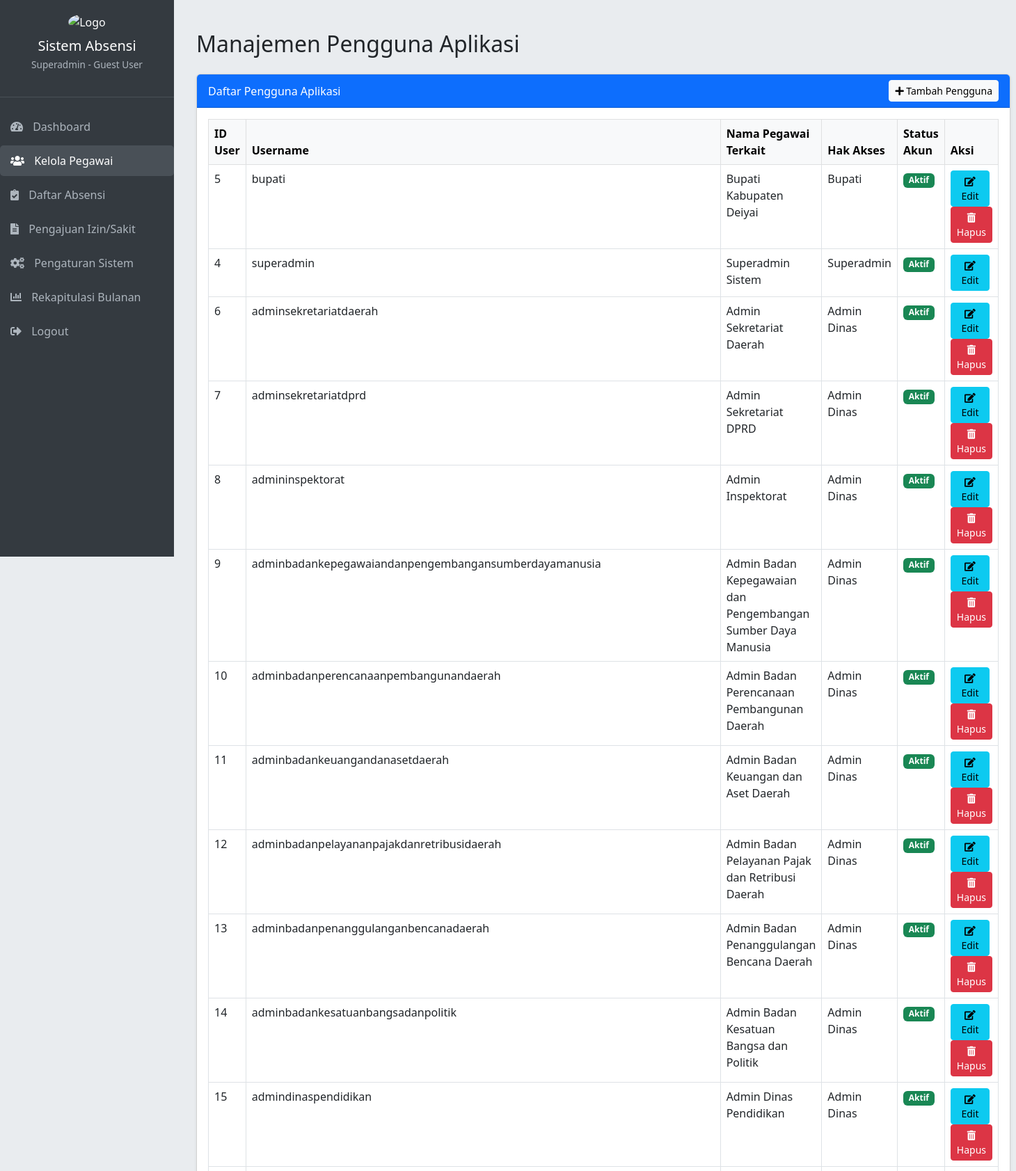
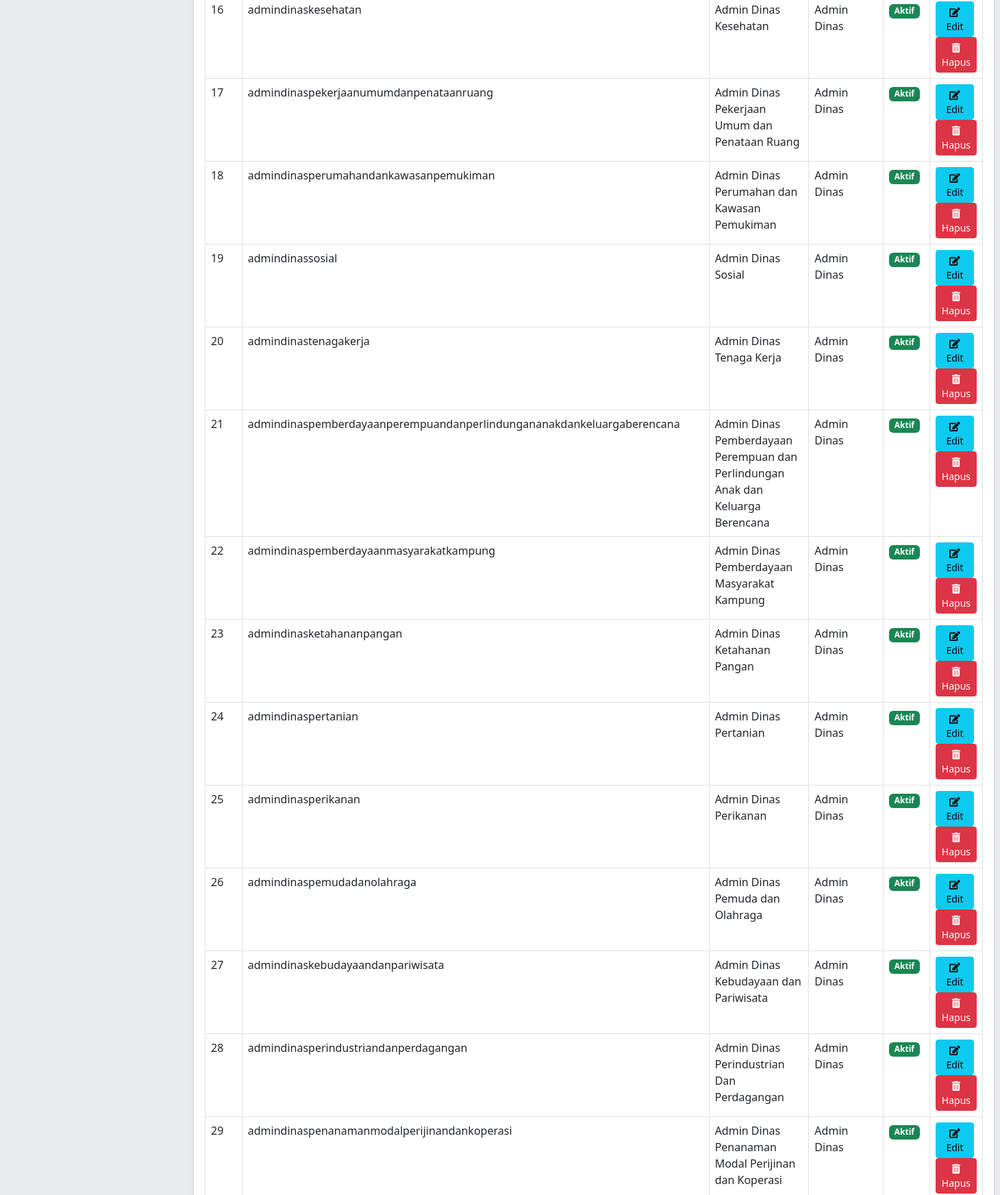
Screenshot of /admin/manage_users.php (signed in, upper part) with the database file from the repository (2 pictures, top to bottom).
### tables this page shows
CREATE TABLE `users` (
  `id_user` int(11) NOT NULL,
  `id_pegawai` int(11) NOT NULL,
  `username` varchar(100) NOT NULL,
  `password` varchar(255) NOT NULL,
  `hak_akses` enum('Superadmin','Admin Dinas','Bendahara Dinas','Bupati','Pegawai') NOT NULL,
  `status_akun` enum('Aktif','Nonaktif','Blokir') DEFAULT 'Aktif',
  `created_at` timestamp NOT NULL DEFAULT current_timestamp(),
  `updated_at` timestamp NOT NULL DEFAULT current_timestamp() ON UPDATE current_timestamp(),
  `id_dinas_terkait` int(11) DEFAULT NULL
);

CREATE TABLE `pegawai` (
  `id_pegawai` int(11) NOT NULL,
  `nip` varchar(50) NOT NULL,
  `nama` varchar(255) NOT NULL,
  `pangkat` varchar(100) DEFAULT NULL,
  `golongan` varchar(50) DEFAULT NULL,
  `jabatan` varchar(255) DEFAULT NULL,
  `dinas` varchar(255) NOT NULL,
  `status_kepegawaian` enum('PNS','PPPK','Honor') NOT NULL DEFAULT 'PNS',
  `id_dinas` int(11) DEFAULT NULL
);

### admin/manage_users.php (the view, shortened to what this page needs)
<?php
require_once __DIR__ . "/../includes/header.php";
$id_user_login = $_SESSION["id_user"];
$users = [];
$sql = "SELECT u.id_user, u.id_pegawai, u.username, u.hak_akses, u.status_akun, p.nama AS nama_pegawai
        FROM users u
        LEFT JOIN pegawai p ON u.id_pegawai = p.id_pegawai";
if ($result = $mysqli->query($sql)) {
    while ($row = $result->fetch_assoc()) {
        $users[] = $row;
    }
} else {
    $message = "Gagal mengambil data pengguna: " . $mysqli->error;
    $message_type = "danger";
}
?>
<div class="container-fluid py-4">
    <h2 class="mb-4">Manajemen Pengguna Aplikasi</h2>
    <div class="card shadow-sm mb-4">
        <div class="card-header bg-primary text-white d-flex justify-content-between align-items-center">
            Daftar Pengguna Aplikasi
            <button type="button" class="btn btn-light btn-sm" data-bs-toggle="modal" data-bs-target="#modalAddEditUser" data-action="add">
                <i class="fas fa-plus"></i> Tambah Pengguna
            </button>
        </div>
        <div class="card-body">
            <div class="table-responsive">
                <table class="table table-bordered table-hover" id="usersTable">
                    <thead class="table-light">
                        <tr>
                            <th>ID User</th>
                            <th>Username</th>
                            <th>Nama Pegawai Terkait</th>
                            <th>Hak Akses</th>
                            <th>Status Akun</th>
                            <th>Aksi</th>
                        </tr>
                    </thead>
                    <tbody>
                        <?php if (empty($users)): ?>
                            <tr>
                                <td colspan="6" class="text-center">Tidak ada pengguna ditemukan.</td>
                            </tr>
                        <?php else: ?>
                            <?php foreach ($users as $user): ?>
                                <tr>
                                    <td><?php echo htmlspecialchars($user['id_user']); ?></td>
                                    <td><?php echo htmlspecialchars($user['username']); ?></td>
                                    <td><?php echo htmlspecialchars($user['nama_pegawai'] ?? '-'); ?></td>
                                    <td><?php echo htmlspecialchars($user['hak_akses']); ?></td>
                                    <td>
                                        <span class="badge bg-<?php echo ($user['status_akun'] === 'Aktif') ? 'success' : 'danger'; ?>">
                                            <?php echo htmlspecialchars($user['status_akun']); ?>
                                        </span>
                                    </td>
                                    <td>
                                        <button type="button" class="btn btn-sm btn-info me-1"
                                            data-bs-toggle="modal" data-bs-target="#modalAddEditUser"
                                            data-action="edit"
                                            data-id="<?php echo htmlspecialchars($user['id_user']); ?>"
                                            data-id_pegawai="<?php echo htmlspecialchars($user['id_pegawai']); ?>"
                                            data-username="<?php echo htmlspecialchars($user['username']); ?>"
                                            data-hak_akses="<?php echo htmlspecialchars($user['hak_akses']); ?>"
                                            data-status_akun="<?php echo htmlspecialchars($user['status_akun']); ?>">
                                            <i class="fas fa-edit"></i> Edit
                                        </button>
                                        <?php if ($user['id_user'] != $id_user_login):  ?>
                                            <button type="button" class="btn btn-sm btn-danger"
                                                data-bs-toggle="modal" data-bs-target="#modalDeleteUser"
                                                data-id="<?php echo htmlspecialchars($user['id_user']); ?>"
                                                data-username="<?php echo htmlspecialchars($user['username']); ?>">
                                                <i class="fas fa-trash-alt"></i> Hapus
                                            </button>
                                        <?php endif; ?>
                                    </td>
                                </tr>
                            <?php endforeach; ?>
                        <?php endif; ?>
                    </tbody>
                </table>
            </div>
        </div>
    </div>
</div>
<?php require_once __DIR__ . "/../includes/footer.php"; ?>

### includes/header.php (style rules this page uses)
body { font-family: 'Segoe UI', Tahoma, Geneva, Verdana, sans-serif; background-color: #e9ecef; min-height: 100vh; display: flex; }

### rows the page displays
users: id_user "5", username "bupati", id_pegawai.nama "Bupati Kabupaten Deiyai", hak_akses "Bupati", status_akun "Aktif"
users: id_user "4", username "superadmin", id_pegawai.nama "Superadmin Sistem", hak_akses "Superadmin", status_akun "Aktif"
users: id_user "6", username "adminsekretariatdaerah", id_pegawai.nama "Admin Sekretariat Daerah", hak_akses "Admin Dinas", status_akun "Aktif"
users: id_user "7", username "adminsekretariatdprd", id_pegawai.nama "Admin Sekretariat DPRD", hak_akses "Admin Dinas", status_akun "Aktif"
users: id_user "8", username "admininspektorat", id_pegawai.nama "Admin Inspektorat", hak_akses "Admin Dinas", status_akun "Aktif"
users: id_user "9", username "adminbadankepegawaiandanpengembangansumberdayamanusia", id_pegawai.nama "Admin Badan Kepegawaian dan Pengembangan Sumber Daya Manusia", hak_akses "Admin Dinas", status_akun "Aktif"
users: id_user "10", username "adminbadanperencanaanpembangunandaerah", id_pegawai.nama "Admin Badan Perencanaan Pembangunan Daerah", hak_akses "Admin Dinas", status_akun "Aktif"
users: id_user "11", username "adminbadankeuangandanasetdaerah", id_pegawai.nama "Admin Badan Keuangan dan Aset Daerah", hak_akses "Admin Dinas", status_akun "Aktif"
users: id_user "12", username "adminbadanpelayananpajakdanretribusidaerah", id_pegawai.nama "Admin Badan Pelayanan Pajak dan Retribusi Daerah", hak_akses "Admin Dinas", status_akun "Aktif"
users: id_user "13", username "adminbadanpenanggulanganbencanadaerah", id_pegawai.nama "Admin Badan Penanggulangan Bencana Daerah", hak_akses "Admin Dinas", status_akun "Aktif"
users: id_user "14", username "adminbadankesatuanbangsadanpolitik", id_pegawai.nama "Admin Badan Kesatuan Bangsa dan Politik", hak_akses "Admin Dinas", status_akun "Aktif"
users: id_user "15", username "admindinaspendidikan", id_pegawai.nama "Admin Dinas Pendidikan", hak_akses "Admin Dinas", status_akun "Aktif"
users: id_user "16", username "admindinaskesehatan", id_pegawai.nama "Admin Dinas Kesehatan", hak_akses "Admin Dinas", status_akun "Aktif"
users: id_user "17", username "admindinaspekerjaanumumdanpenataanruang", id_pegawai.nama "Admin Dinas Pekerjaan Umum dan Penataan Ruang", hak_akses "Admin Dinas", status_akun "Aktif"
users: id_user "18", username "admindinasperumahandankawasanpemukiman", id_pegawai.nama "Admin Dinas Perumahan dan Kawasan Pemukiman", hak_akses "Admin Dinas", status_akun "Aktif"
users: id_user "19", username "admindinassosial", id_pegawai.nama "Admin Dinas Sosial", hak_akses "Admin Dinas", status_akun "Aktif"
users: id_user "20", username "admindinastenagakerja", id_pegawai.nama "Admin Dinas Tenaga Kerja", hak_akses "Admin Dinas", status_akun "Aktif"
users: id_user "21", username "admindinaspemberdayaanperempuandanperlindungananakdankeluargaberencana", id_pegawai.nama "Admin Dinas Pemberdayaan Perempuan dan Perlindungan Anak dan Keluarga Berencana", hak_akses "Admin Dinas", status_akun "Aktif"
users: id_user "22", username "admindinaspemberdayaanmasyarakatkampung", id_pegawai.nama "Admin Dinas Pemberdayaan Masyarakat Kampung", hak_akses "Admin Dinas", status_akun "Aktif"
users: id_user "23", username "admindinasketahananpangan", id_pegawai.nama "Admin Dinas Ketahanan Pangan", hak_akses "Admin Dinas", status_akun "Aktif"
users: id_user "24", username "admindinaspertanian", id_pegawai.nama "Admin Dinas Pertanian", hak_akses "Admin Dinas", status_akun "Aktif"
users: id_user "25", username "admindinasperikanan", id_pegawai.nama "Admin Dinas Perikanan", hak_akses "Admin Dinas", status_akun "Aktif"
users: id_user "26", username "admindinaspemudadanolahraga", id_pegawai.nama "Admin Dinas Pemuda dan Olahraga", hak_akses "Admin Dinas", status_akun "Aktif"
users: id_user "27", username "admindinaskebudayaandanpariwisata", id_pegawai.nama "Admin Dinas Kebudayaan dan Pariwisata", hak_akses "Admin Dinas", status_akun "Aktif"
users: id_user "28", username "admindinasperindustriandanperdagangan", id_pegawai.nama "Admin Dinas Perindustrian Dan Perdagangan", hak_akses "Admin Dinas", status_akun "Aktif"
users: id_user "29", username "admindinaspenanamanmodalperijinandankoperasi", id_pegawai.nama "Admin Dinas Penanaman Modal Perijinan dan Koperasi", hak_akses "Admin Dinas", status_akun "Aktif"

### other values shown
$_SESSION['hak_akses'] "Superadmin"
$_SESSION['nama'] "Guest User"
